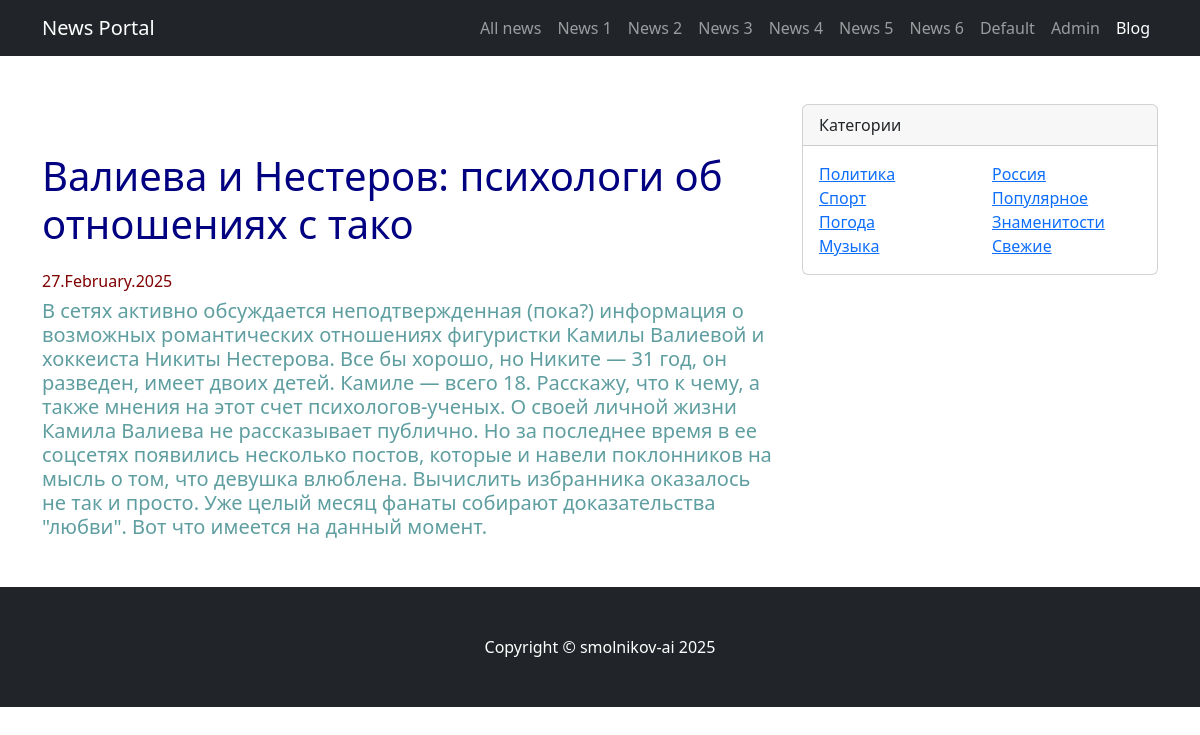
The page /news/2 on the database its author committed.
### news/models.py (models this page shows, shortened)
class Post(models.Model):
    author = models.ForeignKey(Author, on_delete=models.CASCADE)
    type = models.CharField(choices=POST_TYPES, max_length=2, default='NW')
    date_time_in = models.DateTimeField(auto_now_add=True)
    categories = models.ManyToManyField(Category, through='PostCategory')
    title = models.CharField(max_length=50)
    content = models.TextField()
    rating_post = models.IntegerField(default=0)

### news/views.py (the view)
# urls.py: path('news/<int:pk>', PostDetail.as_view(), name='post_detail'),
class PostDetail(DetailView):
    model = Post
    template_name = 'flatpages/post.html'
    context_object_name = 'post'

### news/templatetags/custom_filters.py (called while the page is built)
@register.filter()
def censor(value):
    incorrect_list = ['Редиск', 'Ананас', 'LGBT']
    for incorrect_word in incorrect_list:
        value = value.replace(incorrect_word[1:], '*' * (len(incorrect_word) - 1))
    return value

### templates/flatpages/post.html
{% extends 'flatpages/default.html' %}
{% load custom_filters %}
{% block title %}
    <h1 style="color:Navy;">{{ post.title|censor }}</h1>
{% endblock title %}
{% block content %}
    <h6 style="color:Maroon;">{{ post.date_time_in|date:'d.F.Y' }}</h6>
    <h5 style="color:CadetBlue;">{{ post.content|censor }}</h5>
{% endblock content %}

### rows shown on the page
Post: title|censor "Валиева и Нестеров: психологи об отношениях с тако", date_time_in "27.February.2025", content|censor "В сетях активно обсуждается неподтвержденная (пока?) информация о возможных романтических отношениях фигуристки Камилы Валиевой и хоккеиста Никиты Нестерова. Все бы хорошо, но Никите — 31 год, он разведен, имеет двоих детей. Камиле — всего 18. Расскажу, что к чему, а также мнения на этот счет психологов-ученых. О своей личной жизни Камила Валиева не рассказывает публично. Но за последнее время в ее соцсетях появились несколько постов, которые и навели поклонников на мысль о том, что девушка влюблена. Вычислить избранника оказалось не так и просто. Уже целый месяц фанаты собирают доказательства \"любви\". Вот что имеется на данный момент."
